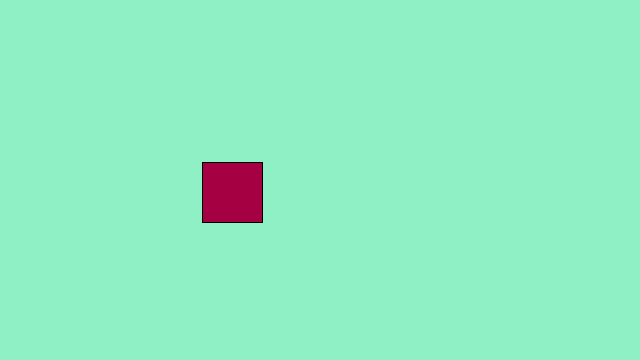
Frame 1 (no input)
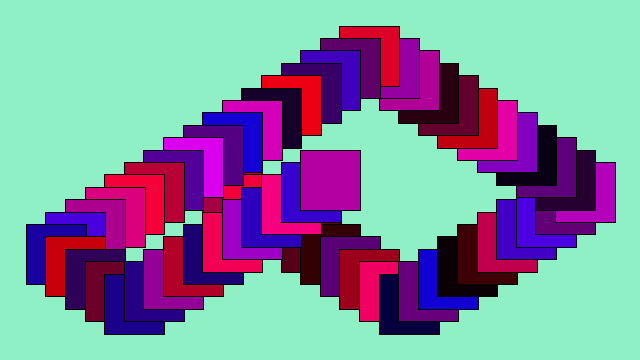
Frame 60 (the mouse pressed at the canvas centre just before this capture)
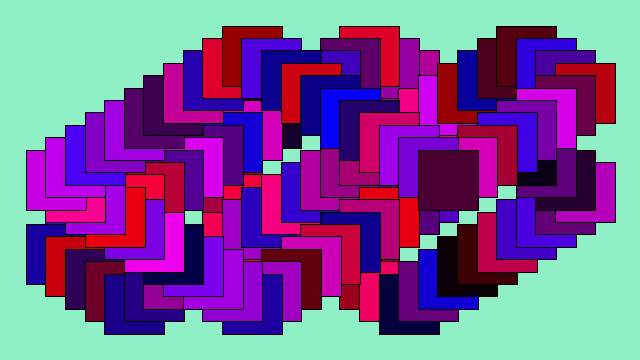
Frame 120 (the mouse held since frame 60 and released just before this capture)

The Processing sketch that drew these frames (run headless with seeded random() and noise(); from frame 60 on, the mouse is pressed at the canvas centre):

// Processing sketch: processing_160762
// ── processing_160762.pde

//not my original code at all

int rad = 60;        // Width of the shape
float xpos, ypos;    // Starting position of shape    

float xspeed = 2.8;  // Speed of the shape
float yspeed = 3.1;  // Speed of the shape

int xdirection = 7;  // Left or Right
int ydirection = 4;  // Top to Bottom


void setup() 
{
  size(640, 360);
  background(143, 240, 198);
  frameRate(65);
  ellipseMode(RADIUS);
  // Set the starting position of the shape
  xpos = width/3;
  ypos = height/2;
}

void draw() 
{

  // Update the position of the shape
  xpos = xpos + ( xspeed * xdirection );
  ypos = ypos + ( yspeed * ydirection );
  
  // Test to see if the shape exceeds the boundaries of the screen
  // If it does, reverse its direction by multiplying by -1
  if (xpos > width-rad || xpos < rad) {
    xdirection *= -1;
  }
  if (ypos > height-rad || ypos < rad) {
    ydirection *= -1;
  }

  // Draw the shape
  fill(random(255),0,random(255));
  rectMode(CENTER);
  rect(xpos, ypos, rad, rad);
}
